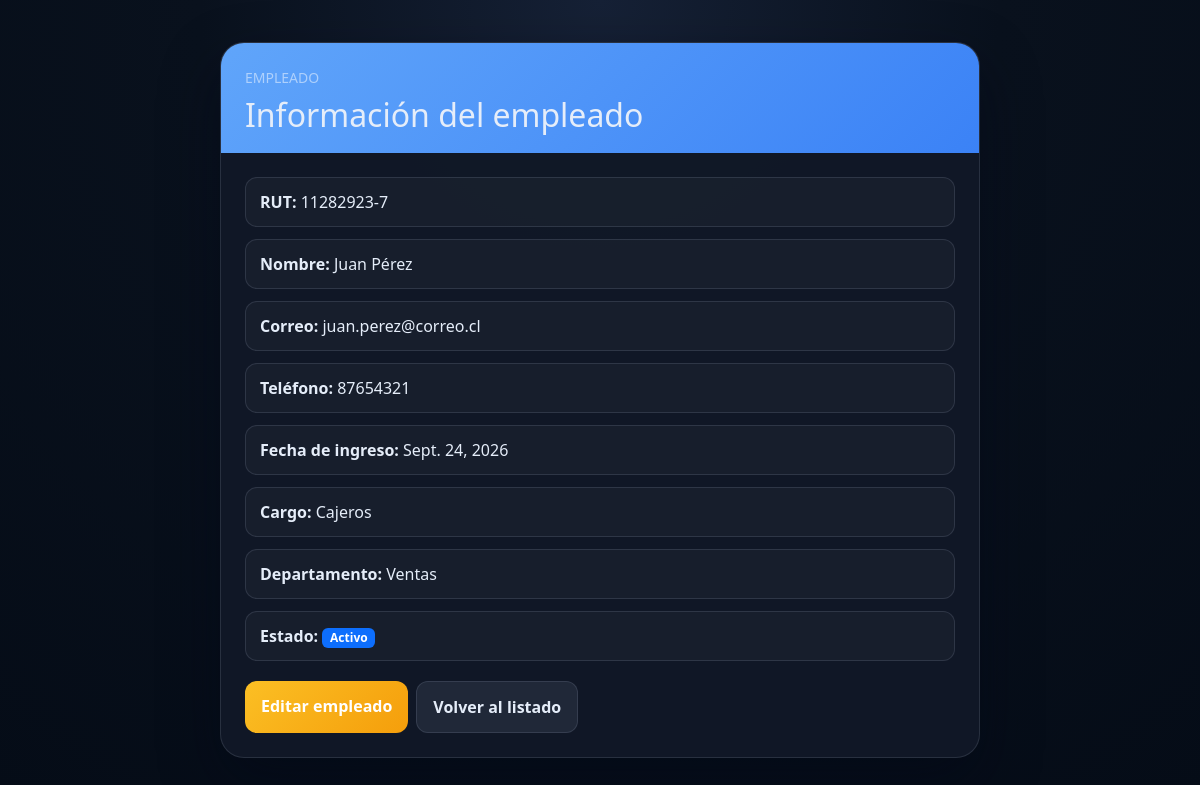
/personal/detalle/1/ (signed in), run on the app's committed database.
### personal/models.py (models this page shows, shortened)
class Empleado(models.Model):
    rut = models.CharField(max_length=12, unique=True)
    nombre = models.CharField(max_length=100)
    apellido = models.CharField(max_length=100)
    correo_electronico = models.EmailField()
    telefono = models.CharField(max_length=15)
    fecha_ingreso = models.DateField()
    ESTADOS_CHOICES = [
        ('Activo', 'Activo'),
        ('Inactivo', 'Inactivo'),
    ]
    estado = models.CharField(max_length=20, choices=ESTADOS_CHOICES, default='Activo')
    cargo = models.ForeignKey(Cargo, on_delete=models.RESTRICT)
    departamento = models.ForeignKey(Departamento, on_delete=models.RESTRICT)

class Cargo(models.Model):
    nombre_cargo = models.CharField(max_length=100)
    descripcion = models.TextField(blank=True, null=True)
    departamento = models.ForeignKey(Departamento, on_delete=models.RESTRICT, related_name='cargos')

class Departamento(models.Model):
    nombre = models.CharField(max_length=100)
    descripcion = models.TextField(blank=True, null=True)

### personal/views.py (the view)
# urls.py: path('detalle/<int:empleado_id>/', views.detalle_empleado, name='detalle_empleado'),
@login_required
def detalle_empleado(request, empleado_id):
    empleado = get_object_or_404(Empleado, id=empleado_id)
    return render(request, 'personal/detalle_empleado.html', {'empleado': empleado})

### personal/templates/personal/detalle_empleado.html (shortened to what this page needs)
<!DOCTYPE html>
<html lang="es">
<head>
    <link href="https://cdn.jsdelivr.net/npm/bootstrap@5.3.8/dist/css/bootstrap.min.css" rel="stylesheet">
</head>
<body>
    <div class="panel">
        <div class="panel-header">
            <p class="mb-2 text-uppercase small text-white-50">Empleado</p>
            <h1>Información del empleado</h1>
        </div>
        <div class="panel-body">
            <ul class="info-list">
                <li><strong>RUT:</strong> {{ empleado.rut }}</li>
                <li><strong>Nombre:</strong> {{ empleado.nombre }} {{ empleado.apellido }}</li>
                <li><strong>Correo:</strong> {{ empleado.correo_electronico }}</li>
                <li><strong>Teléfono:</strong> {{ empleado.telefono }}</li>
                <li><strong>Fecha de ingreso:</strong> {{ empleado.fecha_ingreso }}</li>
                <li><strong>Cargo:</strong> {{ empleado.cargo.nombre_cargo }}</li>
                <li><strong>Departamento:</strong> {{ empleado.departamento.nombre }}</li>
                <li>
                    <strong>Estado:</strong>
                    {% if empleado.estado == 'Activo' %}
                        <span class="badge bg-primary">{{ empleado.estado }}</span>
                    {% else %}
                        <span class="badge bg-danger">{{ empleado.estado }}</span>
                    {% endif %}
                </li>
            </ul>
            <div class="d-flex gap-2 flex-wrap">
                <a href="{% url 'editar_empleado' empleado.id %}" class="btn btn-warning">Editar empleado</a>
                <a href="{% url 'lista_empleados' %}" class="btn btn-secondary">Volver al listado</a>
            </div>
        </div>
    </div>
</body>
</html>

### personal/templates/personal/detalle_empleado.html (style rules this page uses)
:root { --bg: #09111d; --panel: #111827; --line: rgba(148, 163, 184, 0.18); --text: #e5edf9; --muted: #9db0c9; --primary: #60a5fa; --primary-2: #3b82f6; }
body { margin: 0; min-height: 100vh; display: grid; place-items: center; background: radial-gradient(circle at top, #162136 0%, #09111d 40%, #050c17 100%); color: var(--text); font-family: 'Segoe UI', Tahoma, Geneva, Verdana, sans-serif; }
.panel { width: min(760px, 92vw); background: rgba(17,24,39,0.96); border: 1px solid var(--line); border-radius: 24px; box-shadow: 0 24px 60px rgba(2,6,23,0.45); overflow: hidden; }
.panel-header { background: linear-gradient(135deg, var(--primary), var(--primary-2)); padding: 24px 24px 18px; }
.panel-header h1 { margin: 0; font-size: 2rem; }
.panel-body { padding: 24px; }
.info-list { list-style: none; padding: 0; margin: 0 0 20px; display: grid; gap: 12px; }
.info-list li { background: rgba(255,255,255,0.03); border: 1px solid var(--line); border-radius: 12px; padding: 12px 14px; color: var(--text); }
.btn-secondary { background: rgba(148,163,184,0.12); border: 1px solid var(--line); color: var(--text); border-radius: 12px; padding: 0.8rem 1rem; font-weight: 700; }
.btn-warning { background: linear-gradient(135deg, #fbbf24, #f59e0b); border: none; color: white; border-radius: 12px; padding: 0.8rem 1rem; font-weight: 700; }

### data on the page
Empleado: rut "11282923-7", nombre "Juan", apellido "Pérez", correo_electronico "juan.perez@correo.cl", telefono "87654321", fecha_ingreso "Sept. 24, 2026", cargo.nombre_cargo "Cajeros", departamento.nombre "Ventas", estado "Activo"
